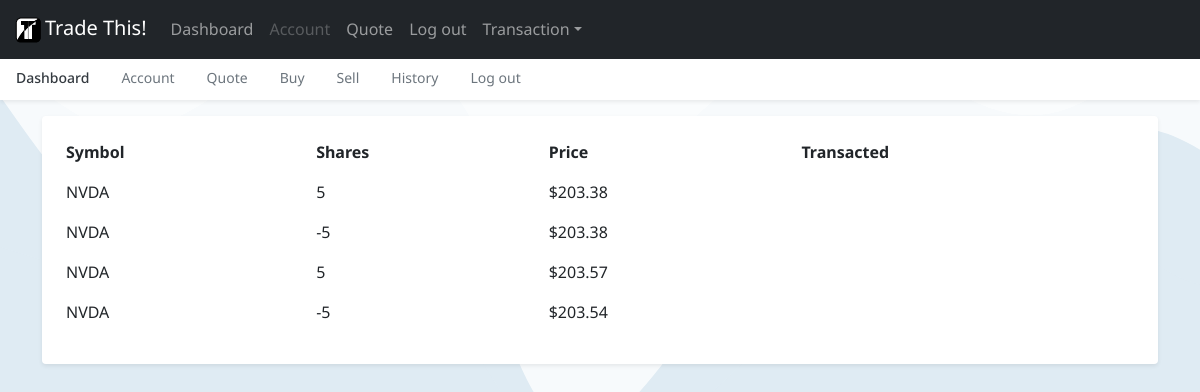
Screenshot of /history (signed in) with the database file from the repository.
### tables this page shows
CREATE TABLE 'user_stocks' ('user_id' integer, 'symbol' text, 'shares' integer, 'price' numeric, 'operation' text);

### app.py (the view)
@app.route("/history")
@login_required
def history():
    user_stocks = db.execute("SELECT * FROM user_stocks WHERE user_id = ?", session["user_id"])
    return render_template("history.html", user_stocks=user_stocks)

### app.py (called while the page is built)
@app.after_request
def after_request(response):
    response.headers["Cache-Control"] = "no-cache, no-store, must-revalidate"
    response.headers["Expires"] = 0
    response.headers["Pragma"] = "no-cache"
    return response

### helpers.py (called while the page is built)
def login_required(f):
    @wraps(f)
    def decorated_function(*args, **kwargs):
        if session.get("user_id") is None:
            return redirect("/login")
        return f(*args, **kwargs)
    return decorated_function

def usd(value):
    return f"${value:,.2f}"

### templates/history.html (shortened to what this page needs)
{% extends "layout.html" %}
{% block main %}
  <div class="acrylic my-3 p-3 bg-body rounded shadow-sm">
    <table class="table table-borderless table-responsive">
      <thead>
        <tr>
            <th scope="col">Symbol</th>
            <th scope="col">Shares</th>
            <th scope="col">Price</th>
            <th scope="col">Transacted</th>
        </tr>
      </thead>
          <tbody>
              {% for stock in user_stocks %}
              <tr>
                  <td>
                      {{ stock.symbol }}
                  </td>
                  <td>
                      {{ stock.shares }}
                  </td>
                  <td>
                      {{ stock.price | usd }}
                  </td>
                  <td>
                  </td>
              </tr>
              {% endfor %}
          </tbody>
    </table>
  </div>
{% endblock %}

### static/index-style.css (style rules this page uses)
html, body { overflow-x: hidden; font-family: 'Noto Sans', sans-serif; }
body { padding-top: 56px; background-image: url(/static/stacked-waves-haikei.svg); }

### rows the page displays
user_stocks: symbol "NVDA", shares "5", price "$203.38"
user_stocks: symbol "NVDA", shares "-5", price "$203.38"
user_stocks: symbol "NVDA", shares "5", price "$203.57"
user_stocks: symbol "NVDA", shares "-5", price "$203.54"
